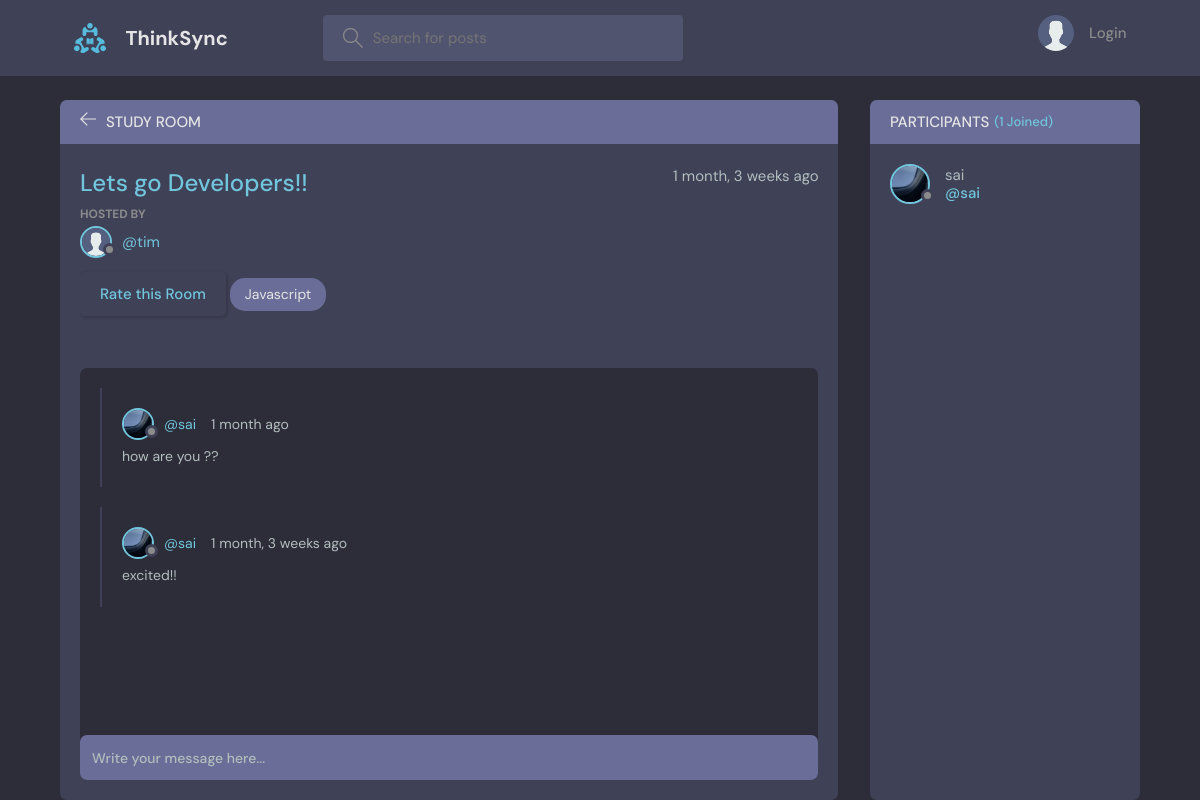
Page /room/2/ on the committed database.
### base/models.py (models this page shows, shortened)
class Room(models.Model):
    host = models.ForeignKey(User, on_delete=models.SET_NULL, null=True)
    topic = models.ForeignKey(Topic, on_delete=models.SET_NULL, null=True)
    name = models.CharField(max_length=200)
    description = models.TextField(null=True, blank=True)
    participants = models.ManyToManyField(User, related_name="participants", blank=True)
    updated = models.DateTimeField(auto_now=True)
    created = models.DateTimeField(auto_now_add=True)
    class Meta:
        ordering = ["-updated", "-created"]

class User(AbstractUser):
    name = models.CharField(max_length=200, null=True)
    email = models.EmailField(unique=True, null=True)
    bio = models.TextField(null=True)
    avatar = models.ImageField(null=True, default="avatar.svg")
    USERNAME_FIELD = "email"
    REQUIRED_FIELDS = ["username"]

class Topic(models.Model):
    name = models.CharField(max_length=200)
    def __str__(self):
        return self.name

class Message(models.Model):
    user = models.ForeignKey(User, on_delete=models.CASCADE)
    room = models.ForeignKey(Room, on_delete=models.CASCADE)
    body = models.TextField()
    updated = models.DateTimeField(auto_now=True)
    created = models.DateTimeField(auto_now_add=True)
    class Meta:
        ordering = ["-updated", "-created"]

### base/views.py (the view)
# urls.py: path("room/<str:pk>/", views.room, name="room"),
def room(request, pk):
    room = Room.objects.get(id=pk)
    room_messages = room.message_set.all()
    participants = room.participants.all()
    if request.method == "POST":
        message = Message.objects.create(
            user=request.user, room=room, body=request.POST.get("body")
        )
        room.participants.add(request.user)
        return redirect("room", pk=room.id)
    context = {
        "room": room,
        "room_messages": room_messages,
        "participants": participants,
    }
    return render(request, "base/room.html", context)

### base/templates/base/room.html (shortened to what this page needs)
{% extends 'main.html' %}
{% block content %}
<main class="profile-page layout layout--2">
  <div class="container">
    <div class="room">
      <div class="room__top">
        <div class="room__topLeft">
          <a href="{% url 'home' %}">
            <svg version="1.1" xmlns="http://www.w3.org/2000/svg" width="32" height="32" viewBox="0 0 32 32">
              <title>arrow-left</title>
              <path
                d="M13.723 2.286l-13.723 13.714 13.719 13.714 1.616-1.611-10.96-10.96h27.625v-2.286h-27.625l10.965-10.965-1.616-1.607z">
              </path>
            </svg>
          </a>
          <h3>Study Room</h3>
        </div>
      </div>
      <div class="room__box scroll">
        <div class="room__header scroll">
          <div class="room__info">
            <h3>{{room.name}}</h3>
            <span>{{room.created|timesince}} ago</span>
          </div>
          <div class="room__hosted">
            <p>Hosted By</p>
            <a href="{% url 'user-profile' room.host.id %}" class="room__author">
              <div class="avatar avatar--small">
                <img src="{{room.host.avatar.url}}" />
              </div>
              <span>@{{room.host.username}}</span>
            </a>
          </div>
          <a href="{% url 'rate-room' room.id %}" class="btn btn--primary">
            Rate this Room
          </a>
          <span class="room__topics">{{room.topic}}</span>
        </div>
        <div class="room__conversation">
          <div class="threads scroll">
            {% for message in room_messages %}
            <div class="thread">
              <div class="thread__top">
                <div class="thread__author">
                  <a href="{% url 'user-profile' message.user.id %}" class="thread__authorInfo">
                    <div class="avatar avatar--small">
                      <img src="{{message.user.avatar.url}}" />
                    </div>
                    <span>@{{message.user.username}}</span>
                  </a>
                  <span class="thread__date">{{message.created|timesince}} ago</span>
                </div>
              </div>
              <div class="thread__details">
                {{message.body}}
              </div>
            </div>
            {% endfor %}
          </div>
        </div>
      </div>
      <div class="room__message">
        <form action="" method="POST">
          <input name="body" placeholder="Write your message here..." />
        </form>
      </div>
    </div>
    <div class="participants">
      <h3 class="participants__top">Participants <span>({{participants.count}} Joined)</span></h3>
      <div class="participants__list scroll">
        {% for user in participants %}
        <a href="{%  url 'user-profile' user.id %}" class="participant">
          <div class="avatar avatar--medium">
            <img src="{{user.avatar.url}}" />
          </div>
          <p>
            {{user.name}}
            <span>@{{user.username}}</span>
          </p>
        </a>
        {% endfor %}
      </div>
    </div>
  </div>
</main>
{% endblock content %}

### rows in the picture
Room: name "Lets go Developers!!", created "1 month, 3 weeks", host.avatar (placeholder picture), host.username "tim", topic "Javascript"
Message: user.avatar (picture), user.username "sai", created "1 month", body "how are you ??"
Message: user.avatar (picture), user.username "sai", created "1 month, 3 weeks", body "excited!!"
User: avatar (picture), name "sai", username "sai"

### other values in the picture
{{ participants.count }} "1"
